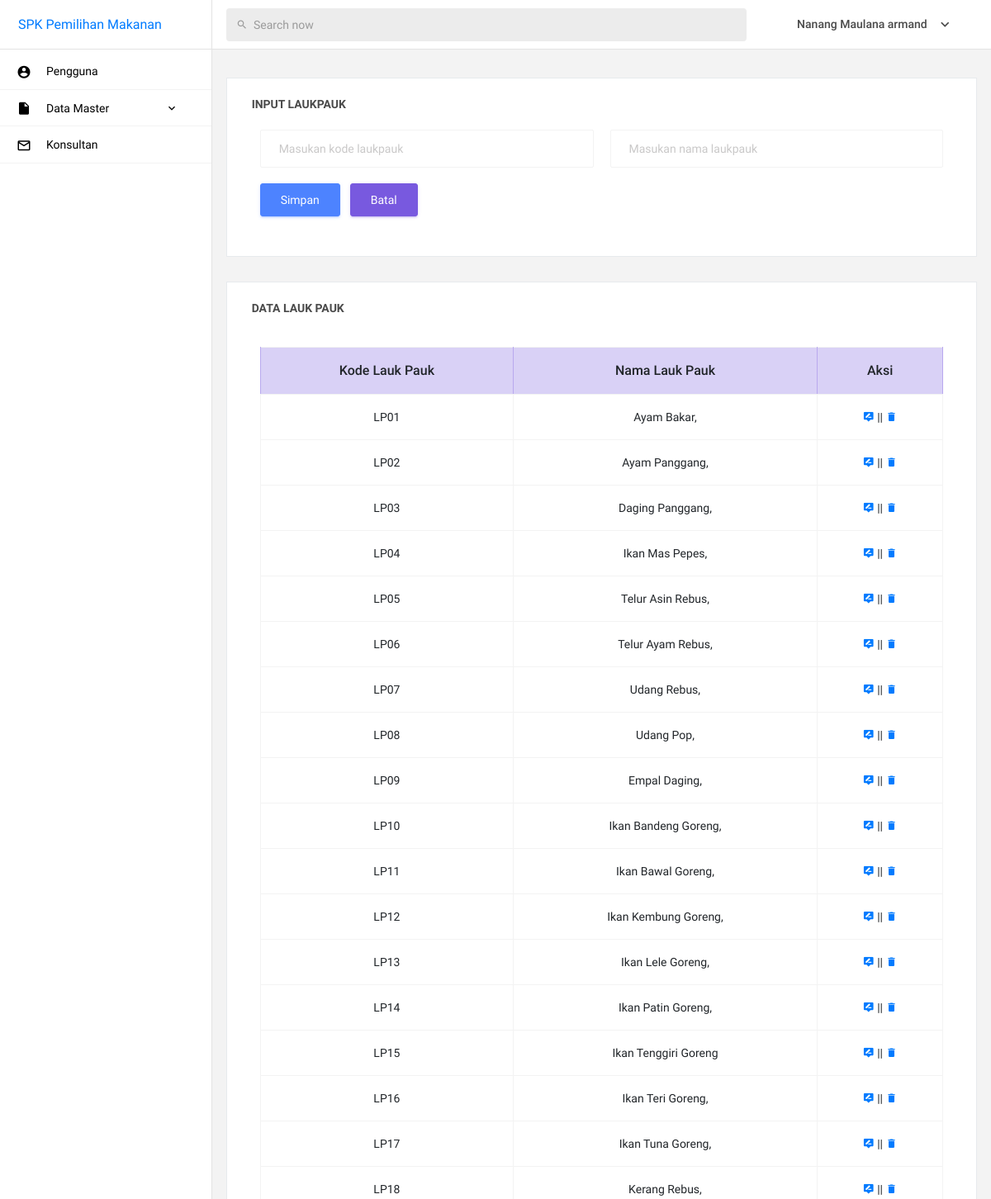
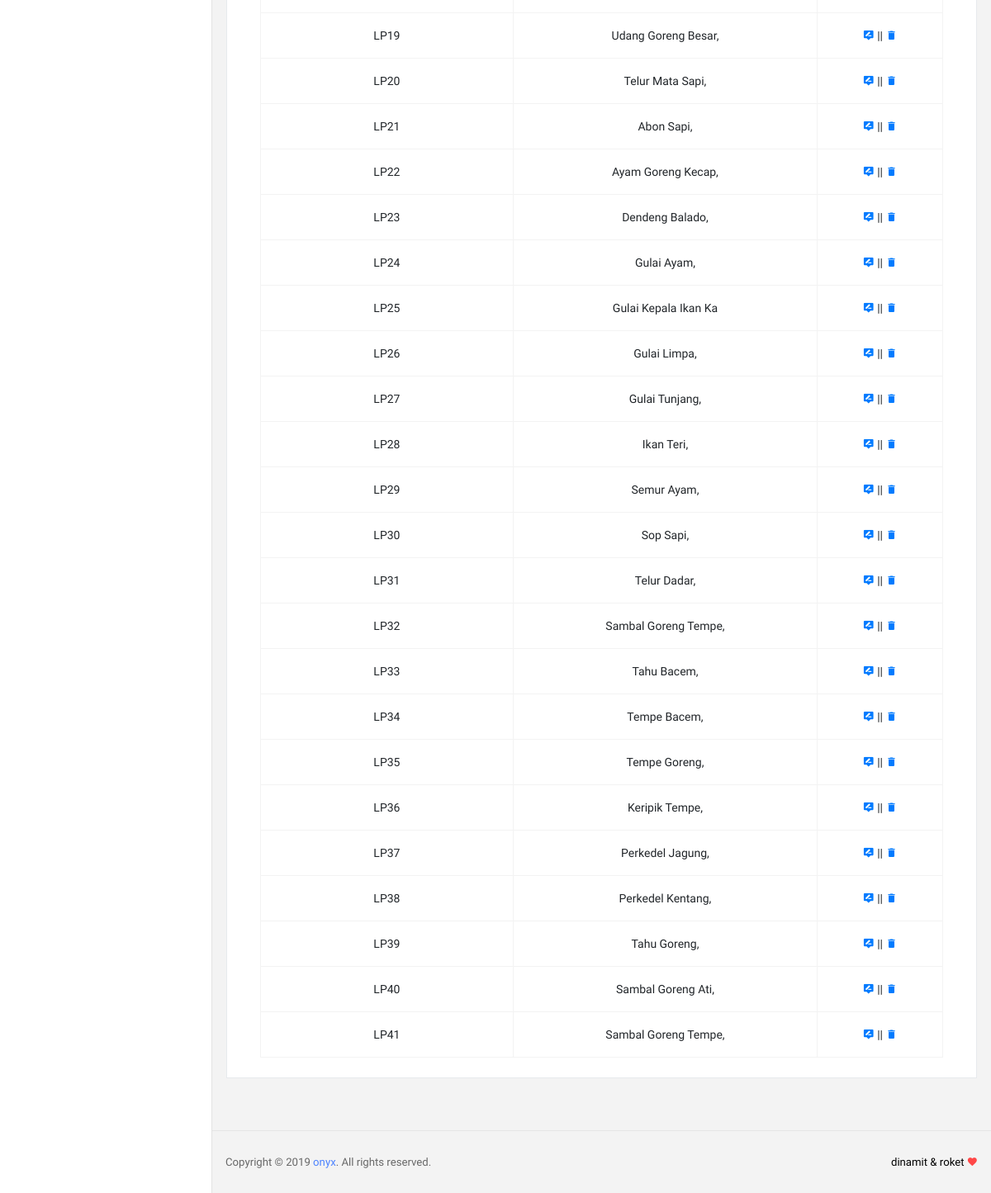
Page /admin/home.php?page=laukpauk (signed in) on the committed database (2 pictures, top to bottom).
### tables this page shows
CREATE TABLE `tb_pengguna` (
  `id` int(11) NOT NULL AUTO_INCREMENT,
  `username` varchar(30) NOT NULL,
  `password` varchar(50) NOT NULL,
  `nama` varchar(32) NOT NULL,
  `level` varchar(10) NOT NULL,
  PRIMARY KEY (`id`)
);

CREATE TABLE `tb_laukpauk` (
  `kode_laukpauk` varchar(20) NOT NULL,
  `nama_laukpauk` varchar(20) DEFAULT NULL,
  PRIMARY KEY (`kode_laukpauk`)
);

### admin/form/content/laukpauk.php (the view, shortened to what this page needs)
<div class="main-panel">
  <div class="content-wrapper">
    <div class="row">
      <div class="col-12 grid-margin stretch-card">
        <div class="card">
          <div class="card-body">
            <h4 class="card-title">Input Laukpauk</h4>
            <form action="form/include/proses.php?action=laukpauk" method="POST" class="form-horizontal">
              <div class="col-md-12">
                <div class="row">
                  <div class="col-md-6">
                    <input type="text" name="kode_laukpauk" class="form-control kode_laukpauk" placeholder="Masukan kode laukpauk">
                  </div>
                  <div class="col-md-6">
                    <input type="text" name="nama_laukpauk" class="form-control nama_laukpauk" placeholder="Masukan nama laukpauk">
                  </div>
                </div>
              </div>
              <br>
              <div class="col-md-12">
                <div class="form-group">
                  <input name="submit" type="submit" class="btn btn-primary mr-2 action" value="Simpan">
                  <input type="reset" value="Batal" class="btn btn-info reset" onclick="batal()" />
                </div>
              </div>
            </form>
          </div>
        </div>
      </div>
      <div class="col-12 grid-margin stretch-card">
        <div class="card">
          <div class="card-body">
            <h4 class="card-title">Data Lauk Pauk</h4>
            <div class="col-md-12">
              <div class="table-responsive pt-3">
                <table class="table table-bordered">
                  <thead>
                    <tr class="table-info">
                      <th style="text-align: center;">Kode Lauk Pauk</th>
                      <th style="text-align: center;">Nama Lauk Pauk</th>
                      <th style="text-align: center;">Aksi</th>
                    </tr>
                  </thead>
                  <tbody>
                    <?php
                     $laukpauk= mysql_query ('
                      SELECT
                        *
                      FROM
                      tb_laukpauk
                      ORDER BY
                      kode_laukpauk
                      ') ;
                      while ($l = mysql_fetch_array ( $laukpauk)){ ?>
                        <tr>
                          <td style="text-align: center;"><?=$l['kode_laukpauk']?></td>
                          <td style="text-align: center;"><?=$l['nama_laukpauk']?></td>
                          <td style="text-align: center;">
                            <a href="javascript:;" onclick="edit('<?=$l['kode_laukpauk']?>','<?=$l['nama_laukpauk']?>');">
                              <i class="mdi mdi-tooltip-edit btn-icon-prepend">
                              </i>
                            </a>
                            ||
                            <a href="javascript:;">
                              <i class="mdi mdi-delete btn-icon-prepend" onclick="del('<?=$l['kode_laukpauk']?>');">
                              </i>
                            </a>
                          </td>
                        </tr>
                      <?php } ?>
                    </tbody>
                  </table>
                </div>
              </div>
            </div>
          </div>
        </div>
      </div>
    </div>

### admin/form/pages/header.php (shortened to what this page needs)
<!DOCTYPE html>
<html lang="en">
  <?php
   if(@$_SESSION['admin']) {
    $userlogin = @$_SESSION['admin'];
  } else {
   header("location: ../login.php");
 }
 $sql = mysql_query("SELECT * FROM tb_pengguna where id = '$userlogin'") or die(mysql_error());
 $data = mysql_fetch_array($sql);
 ?>
 <head>
  <link rel="stylesheet" href="assets/vendors/mdi/css/materialdesignicons.min.css">
  <link rel="stylesheet" href="assets/vendors/base/vendor.bundle.base.css">
  <link rel="stylesheet" href="assets/vendors/datatables.net-bs4/dataTables.bootstrap4.css">
  <link rel="stylesheet" href="assets/css/style.css">
  <link rel="stylesheet" href="https://ajax.googleapis.com/ajax/libs/jqueryui/1.12.1/themes/smoothness/jquery-ui.css">
  <link rel="stylesheet" href="https://cdnjs.cloudflare.com/ajax/libs/chosen/1.8.7/chosen.min.css">
</head>
<body>
  <div class="container-scroller">
    <nav class="navbar col-lg-12 col-12 p-0 fixed-top d-flex flex-row">
      <div class="navbar-brand-wrapper d-flex justify-content-center">
        <div class="navbar-brand-inner-wrapper d-flex justify-content-between align-items-center w-100">
          <a href="home.php?page=pengguna-data">SPK Pemilihan Makanan</a>
        </div>
      </div>
      <div class="navbar-menu-wrapper d-flex align-items-center justify-content-end">
        <ul class="navbar-nav mr-lg-4 w-100">
          <li class="nav-item nav-search d-none d-lg-block w-100">
            <div class="input-group">
              <div class="input-group-prepend">
                <span class="input-group-text" id="search">
                  <i class="mdi mdi-magnify"></i>
                </span>
              </div>
              <input type="text" class="form-control" placeholder="Search now" aria-label="search" aria-describedby="search">
            </div>
          </li>
        </ul>
        <ul class="navbar-nav navbar-nav-right">
          <li class="nav-item nav-profile dropdown">
            <a class="nav-link dropdown-toggle" href="#" data-toggle="dropdown" id="profileDropdown">
              <span class="nav-profile-name"><?php echo $data['nama']?></span>
            </a>
          </li>
        </ul>
      </div>
    </nav>

### rows in the picture
tb_pengguna: nama "Nanang Maulana armand"
tb_laukpauk: kode_laukpauk "LP01", nama_laukpauk "Ayam Bakar,"
tb_laukpauk: kode_laukpauk "LP02", nama_laukpauk "Ayam Panggang,"
tb_laukpauk: kode_laukpauk "LP03", nama_laukpauk "Daging Panggang,"
tb_laukpauk: kode_laukpauk "LP04", nama_laukpauk "Ikan Mas Pepes,"
tb_laukpauk: kode_laukpauk "LP05", nama_laukpauk "Telur Asin Rebus,"
tb_laukpauk: kode_laukpauk "LP06", nama_laukpauk "Telur Ayam Rebus,"
tb_laukpauk: kode_laukpauk "LP07", nama_laukpauk "Udang Rebus,"
tb_laukpauk: kode_laukpauk "LP08", nama_laukpauk "Udang Pop,"
tb_laukpauk: kode_laukpauk "LP09", nama_laukpauk "Empal Daging,"
tb_laukpauk: kode_laukpauk "LP10", nama_laukpauk "Ikan Bandeng Goreng,"
tb_laukpauk: kode_laukpauk "LP11", nama_laukpauk "Ikan Bawal Goreng,"
tb_laukpauk: kode_laukpauk "LP12", nama_laukpauk "Ikan Kembung Goreng,"
tb_laukpauk: kode_laukpauk "LP13", nama_laukpauk "Ikan Lele Goreng,"
tb_laukpauk: kode_laukpauk "LP14", nama_laukpauk "Ikan Patin Goreng,"
tb_laukpauk: kode_laukpauk "LP15", nama_laukpauk "Ikan Tenggiri Goreng"
tb_laukpauk: kode_laukpauk "LP16", nama_laukpauk "Ikan Teri Goreng,"
tb_laukpauk: kode_laukpauk "LP17", nama_laukpauk "Ikan Tuna Goreng,"
tb_laukpauk: kode_laukpauk "LP18", nama_laukpauk "Kerang Rebus,"
tb_laukpauk: kode_laukpauk "LP19", nama_laukpauk "Udang Goreng Besar,"
tb_laukpauk: kode_laukpauk "LP20", nama_laukpauk "Telur Mata Sapi,"
tb_laukpauk: kode_laukpauk "LP21", nama_laukpauk "Abon Sapi,"
tb_laukpauk: kode_laukpauk "LP22", nama_laukpauk "Ayam Goreng Kecap,"
tb_laukpauk: kode_laukpauk "LP23", nama_laukpauk "Dendeng Balado,"
tb_laukpauk: kode_laukpauk "LP24", nama_laukpauk "Gulai Ayam,"
tb_laukpauk: kode_laukpauk "LP25", nama_laukpauk "Gulai Kepala Ikan Ka"
tb_laukpauk: kode_laukpauk "LP26", nama_laukpauk "Gulai Limpa,"
tb_laukpauk: kode_laukpauk "LP27", nama_laukpauk "Gulai Tunjang,"
tb_laukpauk: kode_laukpauk "LP28", nama_laukpauk "Ikan Teri,"
tb_laukpauk: kode_laukpauk "LP29", nama_laukpauk "Semur Ayam,"
tb_laukpauk: kode_laukpauk "LP30", nama_laukpauk "Sop Sapi,"
tb_laukpauk: kode_laukpauk "LP31", nama_laukpauk "Telur Dadar,"
tb_laukpauk: kode_laukpauk "LP32", nama_laukpauk "Sambal Goreng Tempe,"
tb_laukpauk: kode_laukpauk "LP33", nama_laukpauk "Tahu Bacem,"
tb_laukpauk: kode_laukpauk "LP34", nama_laukpauk "Tempe Bacem,"
tb_laukpauk: kode_laukpauk "LP35", nama_laukpauk "Tempe Goreng,"
tb_laukpauk: kode_laukpauk "LP36", nama_laukpauk "Keripik Tempe,"
tb_laukpauk: kode_laukpauk "LP37", nama_laukpauk "Perkedel Jagung,"
tb_laukpauk: kode_laukpauk "LP38", nama_laukpauk "Perkedel Kentang,"
tb_laukpauk: kode_laukpauk "LP39", nama_laukpauk "Tahu Goreng,"
tb_laukpauk: kode_laukpauk "LP40", nama_laukpauk "Sambal Goreng Ati,"
tb_laukpauk: kode_laukpauk "LP41", nama_laukpauk "Sambal Goreng Tempe,"
